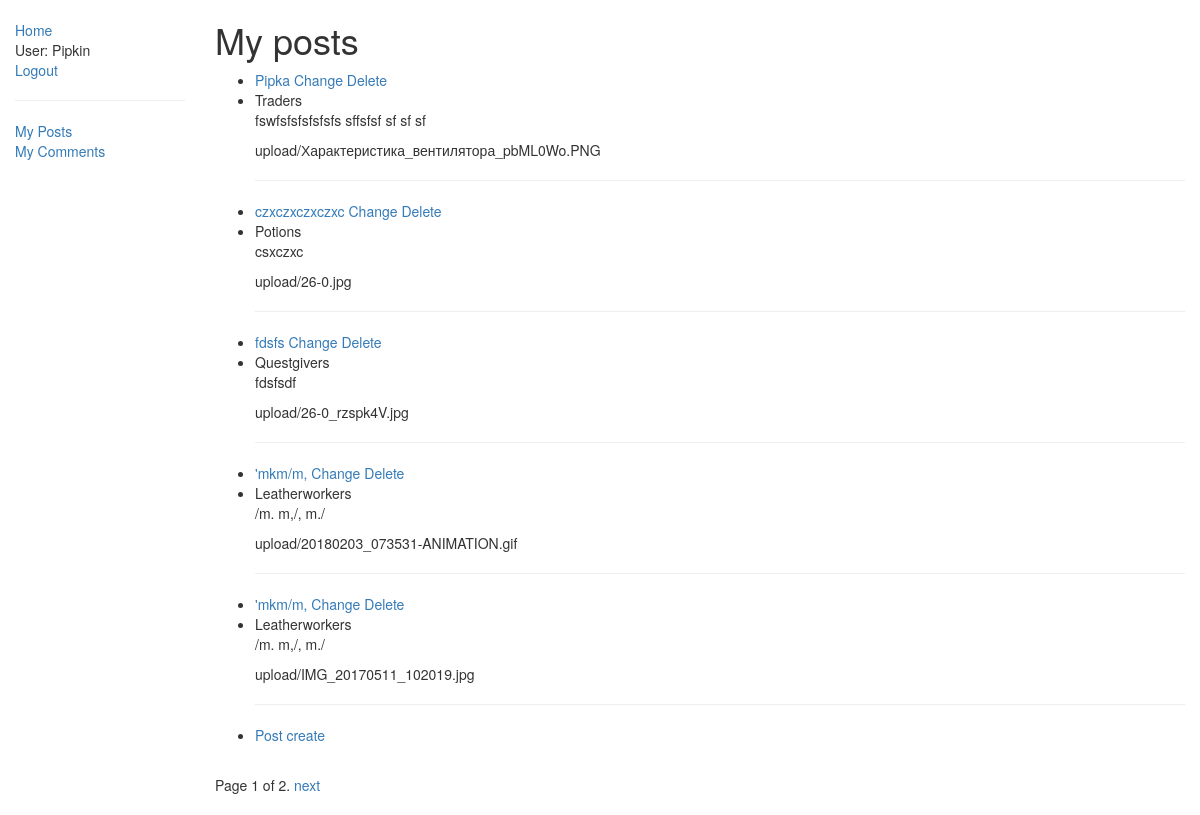
Screenshot of /post/my_post/ (signed in) with the database file from the repository.
### post/models.py (models this page shows, shortened)
class Post(models.Model):
    TYPE_CATEGORY = (
        ('t', 'Tanks'),
        ('h', 'Hils'),
        ('d','DD'),
        ('t', 'Traders'),
        ('g', 'Guildmasters'),
        ('q','Questgivers'),
        ('b','Blacksmiths'),
        ('l','Leatherworkers'),
        ('p','Potions'),
        ('s', 'Spell masters'),
    )
    title = models.CharField(max_length=255)
    type_post = models.CharField(max_length=1,choices=TYPE_CATEGORY)
    text = models.TextField()
    data = models.DateField(auto_now_add=True)
    authort = models.ForeignKey(User, on_delete=models.CASCADE)
    upload = models.FileField(upload_to='upload/')

### post/views.py (the view)
class UserPosts(LoginRequiredMixin,generic.ListView):
    model = Post
    paginate_by = 5
    def get_queryset(self):
        return Post.objects.filter(authort=self.request.user)

### post/templates/post/post_list.html
{% extends "base_generic.html" %}
{% block content %}
    <h1>My posts</h1>
    {% if post_list %}
    <ul>
      {% for post in post_list %}
      <li>
        <a href="{% url 'post-detail' post.pk %}">{{post.title}}</a>
        <a href="{% url 'post_update' post.id %}">Change</a> <a href="{% url 'post_delete' post.id %}">Delete</a>
      </li>
      <li>{{post.get_type_post_display}}</li>
      <p>{{post.text}}</p>
      <p>{{post.upload}}</p>
      <hr>
      {% endfor %}
      <li><a href="{% url 'post_create'%}">Post create</a></li>
    </ul>
    {% else %}
      <p>There are no posts.</p>
    {% endif %}
{% endblock %}

### post/templates/base_generic.html (shortened to what this page needs)
<!DOCTYPE html>
<html lang="en">
<head>
  <link rel="stylesheet" href="https://maxcdn.bootstrapcdn.com/bootstrap/3.3.7/css/bootstrap.min.css">
  {% load static %}
  <link rel="stylesheet" href="{% static 'css/styles.css' %}">
</head>
<body>
  <div class="container-fluid">
    <div class="row">
      <div class="col-sm-2">
      {% block sidebar %}
      <ul class="sidebar-nav">
          <li><a href="{% url 'index' %}">Home</a></li>
          {% if user.is_authenticated %}
            <li>User: {{ user.get_username }}</li>
            <li><a href="{% url 'account_logout'%}?next={{request.path}}">Logout</a></li>
            <hr>
            <li><a href="{% url 'my-posts' %}">My Posts</a></li>
          {% else %}
            <li><a href="{% url 'account_login'%}?next={{request.path}}">Login</a></li>
          {% endif %}
          <li><a href="{% url 'my-comments' %}">My Comments</a></li>
      </ul>
     {% endblock %}
      </div>
      <div class="col-sm-10 ">
      {% block content %}{% endblock %}
      {% block pagination %}
  {% if is_paginated %}
      <div class="pagination">
          <span class="page-links">
              <span class="page-current">
                  Page {{ page_obj.number }} of {{ page_obj.paginator.num_pages }}.
              </span>
              {% if page_obj.has_next %}
                  <a href="{{ request.path }}?page={{ page_obj.next_page_number }}">next</a>
              {% endif %}
          </span>
      </div>
  {% endif %}
{% endblock %}
      </div>
    </div>
  </div>
</body>
</html>

### post/static/css/styles.css (style rules this page uses)
.sidebar-nav { margin-top: 20px; padding: 0; list-style: none; }

### rows the page displays
Post: title "Pipka", type_post "Traders", text "fswfsfsfsfsfsfs sffsfsf sf sf sf", upload "upload/Характеристика_вентилятора_pbML0Wo.PNG"
Post: title "czxczxczxczxc", type_post "Potions", text "csxczxc", upload "upload/26-0.jpg"
Post: title "fdsfs", type_post "Questgivers", text "fdsfsdf", upload "upload/26-0_rzspk4V.jpg"
Post: title "'mkm/m,", type_post "Leatherworkers", text "/m. m,/, m./", upload "upload/20180203_073531-ANIMATION.gif"
Post: title "'mkm/m,", type_post "Leatherworkers", text "/m. m,/, m./", upload "upload/IMG_20170511_102019.jpg"

### other values shown
{{ user.get_username }} "Pipkin"
{{ page_obj.number }} "1"
{{ page_obj.paginator.num_pages }} "2"
